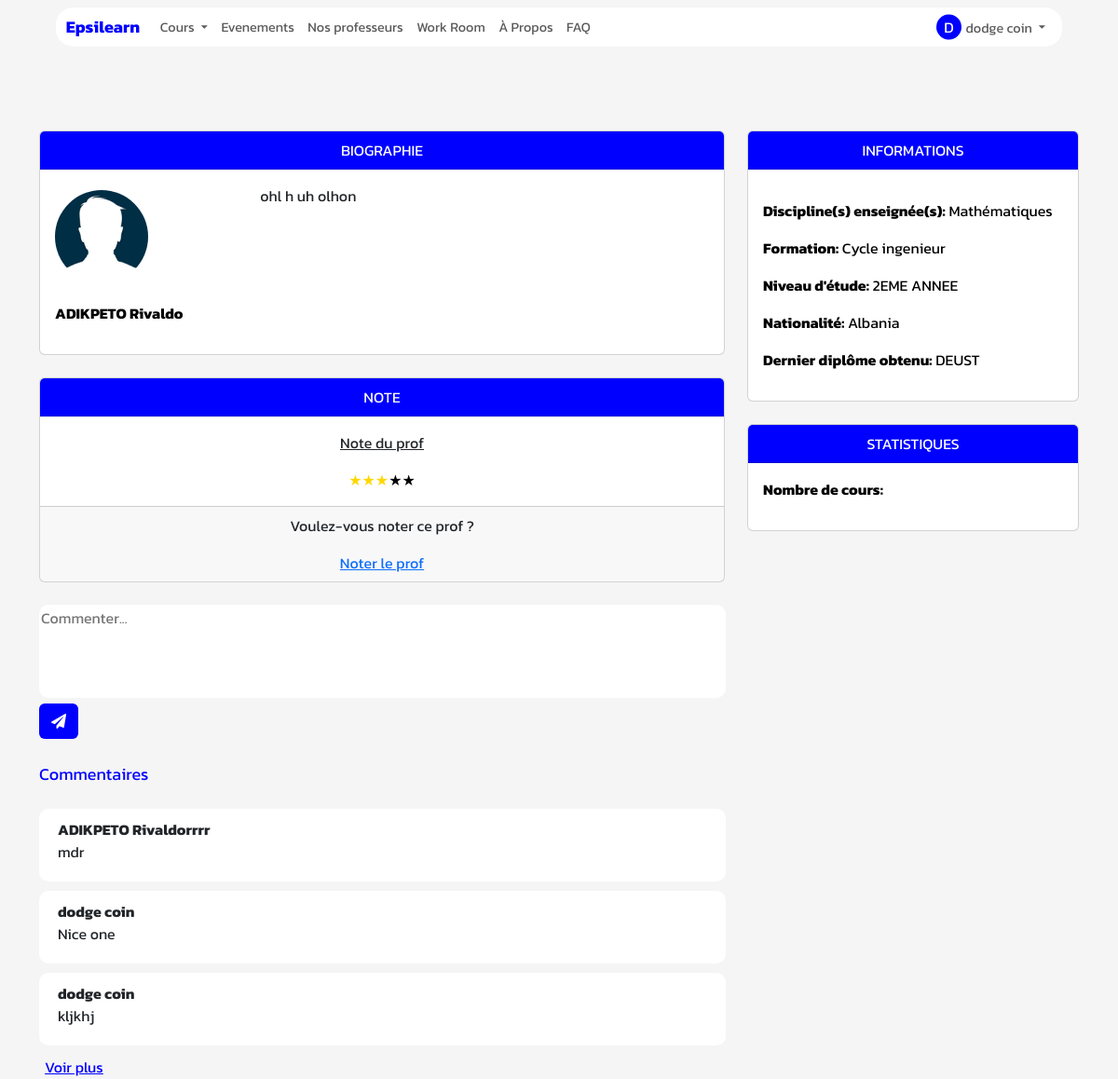
/profilprof/1 (signed in), run on the app's committed database.
### App/Models/models.py (models this page shows, shortened)
class User(db.Model):
    id = db.Column(db.Integer, primary_key=True)
    nom = db.Column(db.String(50))
    prenom = db.Column(db.String(50))
    nationalite = db.Column(db.String(50))
    mail = db.Column(db.String(50))
    code = db.Column(db.String(50))
    pseudo=db.Column(db.String(200))
    date_naiss=db.Column(db.DateTime)
    ter = db.Column(db.String(50),default="non")
    age=db.Column(db.Integer)
    confirmer = db.Column(db.String(50),default="non")
    mdp=db.Column(db.String(50))
    photo=db.Column(db.String(50),default="static/Profil/unknown.jpg")
    password_reset_token = db.Column(db.String(100))
    password_reset_expiration = db.Column(db.DateTime)
    role=db.Column(db.String(200))
    etudiant= db.relationship('Etudiant', backref='acces_etudiant', foreign_keys='Etudiant.id_user_e')
    prof= db.relationship('Prof', backref='acces_prof', foreign_keys='Prof.id_user_p')
    autre= db.relationship('Autre', backref='acces_autre', foreign_keys='Autre.id_user_a')

class Prof(db.Model):
    id = db.Column(db.Integer, primary_key=True)
    id_user_p = db.Column(db.Integer, db.ForeignKey('user.id'))
    formation=db.Column(db.String(50))
    Nvdetud=db.Column(db.String(50))
    filiere=db.Column(db.String(50))
    age=db.Column(db.Integer)
    Diplome=db.Column(db.String(50))
    discipline=db.Column(db.String(500))
    valider=db.Column(db.String(50),default="non")
    positif = db.Column(db.Integer,default=1)
    nefatif = db.Column(db.Integer,default=1)
    solde = db.Column(db.Float, default=0.0)
    ecole=db.Column(db.String(50))
    photo=db.Column(db.String(50),default="static/Profil/unknown.jpg")
    etoile=db.Column(db.Integer,default=1)
    vendervous=db.Column(db.String(500))
    cv=db.Column(db.String(500))

class Comment(db.Model):
    id = db.Column(db.Integer, primary_key=True)
    etudiant_id = db.Column(db.Integer, db.ForeignKey('user.id'))
    prof_id = db.Column(db.Integer, db.ForeignKey('prof.id'))
    commentaire = db.Column(db.String(500))
    likes = db.Column(db.Integer, default=0)
    dislikes = db.Column(db.Integer, default=0)
    commentateurs = db.relationship('User', backref='evnt', foreign_keys=[etudiant_id])

### App/Main/routes_profil.py (the view, shortened to what this page needs)
@MainBp.route('/profilprof/<int:prof_id>',methods=["POST","GET"])
@login_required
def profilprof(prof_id) :
    user_id = session.get('userid')
    prof = Prof.query.filter_by(id=prof_id,valider="oui").first()
    userp=User.query.filter_by(id=prof.id_user_p).first()
    nom=userp.nom
    prenom=userp.prenom
    niveau=prof.Nvdetud
    formation=prof.formation
    diplome=prof.Diplome
    bio=prof.vendervous
    discipline=prof.discipline
    photo=prof.photo
    note=prof.etoile
    com = Comment.query.filter(and_(Comment.etudiant_id==User.id,Comment.prof_id==prof_id)).all()
    return render_template("profilprof.html",nom=nom,Prenom=prenom,Discipline=discipline,Formation=formation,Niveau=niveau,Diplome=diplome,photo=photo,bio=bio,note=note,commentaires=com,nat=userp.nationalite,prof_id=prof_id)

### App/Controllers/fonction.py (called while the page is built)
def get_current_user():
    _current_user=None
    if session.get("userid"):
        user=User.query.get(session.get("userid"))
        if user:
            _current_user=user
    return _current_user

def nombre_np():
    if session.get('role') in ["etudiant","professeur"]:
        np,_=notif(session.get("role"))
        nombre= np_nombre(us=np)
    else:
        nombre= np_nombre(us=0)
    return nombre

def nombre_nd():
    if session.get('role') in ["etudiant","professeur"]:
        _,nd=notif(session.get("role"))
        nombre= nd_nombre(us=nd)
    else:
        nd=0
        nombre= nd_nombre(us=nd)
    return nombre

### App/Decorators/__init__.py (called while the page is built)
def login_required(f):
    @wraps(f)
    def _login_required(*args,**kwargs):
        if "role" in session:
            return f(*args,**kwargs)
        else:
            session['next_url'] =request.url
            print(request.url)
            return redirect(url_for('Main.connexion'))
    return _login_required

### App/Main/routes_home.py (called while the page is built)
@MainBp.app_context_processor
def inject_param():
    return dict(current_user=current_user,np=np,nd=nd,n_stud=n_stud,user_type=session.get("role"))

### app.py (called while the page is built)
@app.after_request
def set_secure_headers(response):
    response.headers['X-Content-Type-Options'] = 'nosniff'
    response.headers['X-Frame-Options'] = 'SAMEORIGIN'
    response.headers['X-XSS-Protection'] = '1; mode=block'
    return response

@app.before_request
def update_session_time():
    if user:
        if user.id not in processed_requests and user.id is not None:
            last_activity_key = f'last_activity:{user.id}'
            redis_store.set(last_activity_key, datetime.now().strftime('%Y-%m-%d %H:%M:%S'), ex=3)
            session['online_users'] = len(redis_store.keys('last_activity:*'))
            processed_requests[user.id] = True

### App/Main/templates/profilprof.html (shortened to what this page needs)
{% extends "base.html" %}
{% block content %}
<div class="container" style="margin-top: 100px;">
  <div class="row">
    <div class="col-md-8">
      <div class="card mb-4" style="font-family: 'Kanit';">
        <div class="card-header  text-center font-weight-bold" style="background-color: blue;color: white;">BIOGRAPHIE</div>
        <div class="card-body" style="margin-left: 30%; word-wrap: break-word;">
          <p class="m-0">{{ bio }}</p>
        </div>
        <div class="card-body">
          <div class="profile-picture" style="height: 120px; margin-top: -50px;">
            <img src="../{{ photo }}" alt="Photo de profil" class="img-fluid" style="height: 100px; width: 100px; border-radius: 50%; overflow: hidden;">
          </div>
          <div class="bio">
            <p style="color: black; font-weight: bolder;">{{ nom }} {{ Prenom }}</p>
          </div>
        </div>
      </div>
      <div class="card mb-4">
        <div class="card-header  text-center font-weight-bold" style="color: rgb(249, 249, 249);background-color: blue;">NOTE</div>
        <div class="card-body">
          <div class="row">
            <div class="col-md-12">
              <p style="text-align:center;text-decoration:underline">Note du prof</p>
              <div id="rating" class="rating text-center">
              </div>
            </div>
          </div>
        </div>
        <div class="card-footer">
            <p style='text-align:center'>Voulez-vous noter ce prof ?</p>
            <a href="#" class="d-flex justify-content-center align-items-center" onclick="window.dialog.showModal();">Noter le prof</a>
        </div>
      </div>
    </div>
    <div class="col-md-4">
      <div class="card mb-4" style="font-family: 'Kanit';">
        <div class="card-header  text-center font-weight-bold" style="background-color: blue;color: white;">INFORMATIONS</div>
        <div class="card-body mt-3" style="height: min-content;">
          <p style="color: black;"><strong>Discipline(s) enseignée(s):</strong> {{ Discipline }}</p>
          <p style="color: black;"><strong>Formation:</strong> {{ Formation }}</p>
          <p style="color: black;"><strong>Niveau d'étude:</strong> {{ Niveau }}</p>
          <p style="color: black;"><strong>Nationalité:</strong> {{ nat }}</p>
          <p style="color: black;"><strong>Dernier diplôme obtenu:</strong> {{ Diplome }}</p>
        </div>
      </div>
      <div class="card" style="font-family: 'Kanit';">
        <div class="card-header  text-center font-weight-bold" style="background-color: blue;color: white;">STATISTIQUES</div>
        <div class="card-body" style="height: min-content;">
          <p style="color: black;"><strong>Nombre de cours:</strong> </p>
        </div>
      </div>
    </div>
  </div>
  {% if user_type == "etudiant" %}
  <form method="POST" action="#">
    <div class="comment-form">
      <textarea name="commentaire" style="width: 66%; height: 100px; resize: none;border: none;border-radius: 10px;" placeholder="Commenter..."></textarea><br>
      <button class="btn btn" style="background-color: blue;"><i class="fa fa-paper-plane" style="color: white;"></i></button>
    </div>
  </form>
  {% endif %}
  <br>
  <div style="font-family: 'Kanit'; font-size: 18px;color: blue;">Commentaires</div>
  <br>
  <div id="comment-container">
    {% for commentaire in commentaires %}
    <div class="commentaire" style="background-color: white; border-radius: 10px; padding: 10px 20px 20px 20px;width: 66%;margin-bottom: 10px;" data-comment-id="{{ commentaire.id }}">
      <div class="auteur"><strong>{{ commentaire.commentateurs.nom }} {{ commentaire.commentateurs.prenom }}</strong></div>
      <div class="contenu">{{ commentaire.commentaire }}</div>
    </div>
    {% endfor %}
    <button id="load-more" style="background-color: transparent;color: blue;text-decoration: underline;border: none;">Voir plus</button>
  </div>
</div>
{% endblock %}

### App/Main/templates/base.html (shortened to what this page needs)
<!DOCTYPE html>
<html>
<head>
    <link href="https://cdn.jsdelivr.net/npm/bootstrap@5.3.0/dist/css/bootstrap.min.css" rel="stylesheet">
    <link
    rel="stylesheet"
    href="https://pro.fontawesome.com/releases/v5.10.0/css/all.css"
  />
  <link rel="stylesheet" href="https://cdnjs.cloudflare.com/ajax/libs/animate.css/4.1.1/animate.min.css">
</head>
<body style="font-family: 'Kanit';">
 <div class="page-content hidden">
    {% block nav %}
    <nav class="navbar navbar-expand-lg navbar-light bg-transparent " style="display: flex;justify-content: center; height: 40px;scale: 0.9;z-index: 9999999999999999999999;" >
        <div class="container-fluid text-center" style="background-color: rgb(255, 255, 255);border-radius: 20px;z-index: 9;opacity: 1;margin-top: 20px;padding: 0 12px;">
            <a class="navbar-brand" href="/accueil" style="color: blue;">Epsilearn</a>
            <div class="collapse navbar-collapse" id="navbarNav">
                <ul class="navbar-nav" style="z-index: 99999999999999999;">
                    {% if user_type == 'professeur' %}
                    {% if np.us>0 %}
                    <style>
                        #prg{
                            color: brown;
                            font-weight: bold;
                        }
                    </style>
                    {% endif %}
                    {% if nd.us > 0 %}
                    <style>
                        #dmd{
                            color: brown;
                            font-weight: bold;
                        }
                    </style>
                    {% endif %}
                    <li class="nav-item dropdown" >
                        <a class="nav-link dropdown-toggle" href="#" id="navbarDropdownMenuLink" role="button" data-bs-toggle="dropdown" aria-expanded="false">
                            Cours
                        </a>
                        <ul class="dropdown-menu" aria-labelledby="navbarDropdownMenuLink">
                            <li><a id="prg" class="dropdown-item" href="/programme">Programmes{% if np.us > 0 %}({{np.us}}){% endif %}</a></li>
                            <li><a id="dmd" class="dropdown-item" href="/demande">Demandes{% if nd.us > 0 %}({{nd.us}}){% endif %}</a></li>
                            <li><a class="dropdown-item" href="/offre">Offres</a></li>
                            <li><a class="dropdown-item" href="/cours-crees">Mes services</a></li>
                        </ul>
                    </li>
                    <li class="nav-item">
                        <a class="nav-link" id="evenement" href="/evenement">Evenements</a>
                    </li>
                    <li class="nav-item">
                        <a class="nav-link"  id="workroom" href="/chambrepomodoro">Work Room</a>
                    </li>
                    <li class="nav-item">
                        <a class="nav-link" id="about"  href="/about">À Propos</a>
                    </li>
                    <li class="nav-item">
                        <a class="nav-link" id="faq"  href="/faq">FAQ</a>
                    </li>
                    {% elif user_type == 'etudiant' %}
                    <li class="nav-item dropdown">
                        <a class="nav-link dropdown-toggle"  href="#" id="navbarDropdownMenuLink"  role="button" data-bs-toggle="dropdown" aria-expanded="false">
                            Cours
                        </a>
                    </li>
                    <li class="nav-item">
                        <a class="nav-link" id="evenement" href="/evenement">Evenements</a>
                    </li>
                    <li class="nav-item">
                      <a class="nav-link" id="listeprof" href="/listeprof">Nos professeurs</a>
                  </li>
                  <li class="nav-item">
                    <a class="nav-link"  id="workroom" href="/chambrepomodoro">Work Room</a>
                  </li>
                <li class="nav-item">
                    <a class="nav-link" id="about" href="/about">À Propos</a>
                </li>
                  <li class="nav-item">
                    <a class="nav-link" id="faq"  href="/faq">FAQ</a>
                </li>
                    {% endif %}
                </ul>
                <ul class="navbar-nav ms-auto">
                    {% if current_user %}
                    <li class="nav-item dropdown">
                        <a class="nav-link dropdown-toggle" href="#" id="navbarDropdownMenuLink2" role="button" data-bs-toggle="dropdown" aria-expanded="false">
                            <span class="user-initials">{{ current_user.nom|first }}</span>{{ current_user.nom }} {{ current_user.prenom }}
                        </a>
                    </li>
                    {% endif %}
                </ul>
            </div>
        </div>
    </nav>
    {% endblock %}
    <div  style="font-family:'Kanit';overflow-x:hidden;overflow-y: hidden;">
        {% block content %}
        {% endblock %}
    </div>
</div>
</body>
</html>

### App/Main/templates/base.html (style rules this page uses)
.loaded .page-content { display: block; }
.navbar-brand { font-weight: bold; }
.user-initials { width: 30px; height: 30px; border-radius: 50%; background-color: blue; color: #ffffff; font-size: 18px; display: inline-flex; align-items: center; justify-content: center; margin-right: 5px; text-transform: uppercase; }

### App/Main/templates/profilprof.html (style rules this page uses)
body { background-color: #f5f5f5; }

### data on the page
User: nom|first "D", nom "dodge", prenom "coin"
Prof: vendervous "ohl h uh olhon", photo (picture), discipline "Mathématiques", formation "Cycle ingenieur", Nvdetud "2EME ANNEE", Diplome "DEUST"
User: nom "ADIKPETO", prenom "Rivaldo", nationalite "Albania"
Comment: commentateurs.nom "ADIKPETO", commentateurs.prenom "Rivaldorrrr", commentaire "mdr"
Comment: commentateurs.nom "dodge", commentateurs.prenom "coin", commentaire "Nice one"
Comment: commentateurs.nom "dodge", commentateurs.prenom "coin", commentaire "kljkhj"
